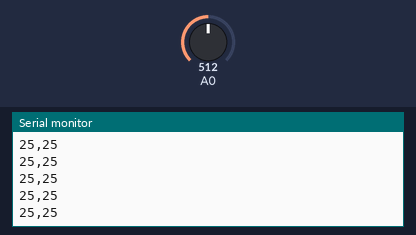
The sketch below on a simulated Arduino Uno, built with avr-gcc and run on an emulated ATmega328P. Parts: the last lines printed to the serial monitor. The inputs (shaded band) are chosen by the test bench; at power-on: A0 = 512.

Above: at 1.2 s.
1.3 s: A0 set to 716
At 2.2 s:
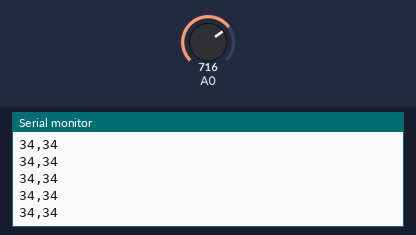
2.8 s: A0 set to 900
At 3.4 s:
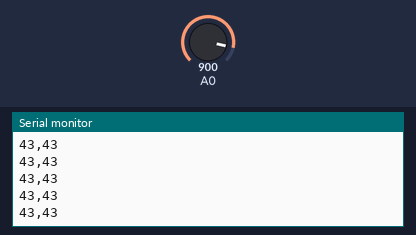
Timing chart, 0 to 5.8 s (numbered marks = the images above; inputs shaded):
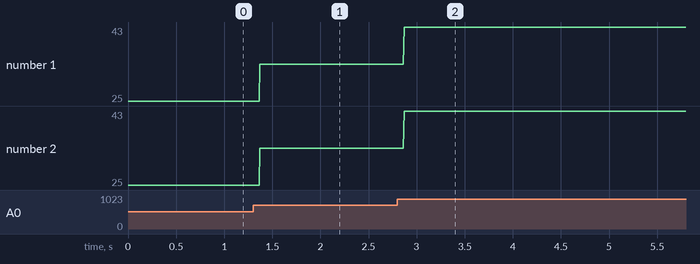

The sketch:

Pot-Sensor.ino
```cpp
// the setup routine runs once when you press reset:
void setup() {
  // initialize serial communication at 9600 bits per second:
  Serial.begin(9600);
}

// the loop routine runs over and over again forever:
void loop() {
  // read the input on analog pin 0:
  int sensorValue = analogRead(A0);
  // Convert the analog reading (which goes from 0 - 1023) to a voltage (0 - 5V):
  int voltage = sensorValue * (  50/1023.0);
  // print out the value you read:
  Serial.print(voltage);
  Serial.print(",");
  Serial.println(voltage);

}
```

Measured:
- after the input at 1.3 s, the serial monitor: prints a new line after 0.07 s (image 1)
- after the input at 2.8 s, the serial monitor: prints a new line after 0.07 s (image 2)
- plotted number 1: 25 → 34 after the input at 1.3 s, 34 → 43 after the input at 2.8 s
- plotted number 2: 25 → 34 after the input at 1.3 s, 34 → 43 after the input at 2.8 s
